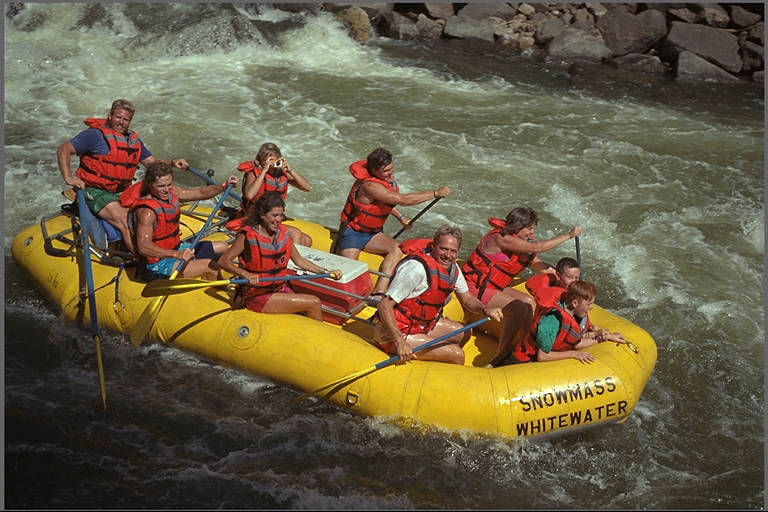
#> input picture Codi_Imatges/image1.png, 768 x 512 px
$ python session1.py
#> lines starting #> are read from the running program, lines starting #| are printed output that depends on the picture
import cv2
import numpy as np
import metrikz

# Leer imagen PNG (BGR por defecto en OpenCV)
source = cv2.imread("image1.png", cv2.IMREAD_COLOR)
#> source is the input picture: shape (512, 768, 3); mean B, G, R 68.6, 94.3, 105.8

# Comprobar que la imagen se ha cargado correctamente
if source is None:
    raise ValueError("No se pudo cargar image1.png")

# Mostrar propiedades equivalentes a PIL
height, width, channels = source.shape
#> height = 512; width = 768; channels = 3
print((width, height), f"{channels} channels", "PNG")
#| (768, 512) 3 channels PNG

# Guardar como JPEG con calidad 1 (0–100)
cv2.imwrite("image1.jpg", source, [int(cv2.IMWRITE_JPEG_QUALITY), 1])

# Leer la imagen JPEG resultante
target = cv2.imread("image1.jpg", cv2.IMREAD_COLOR)
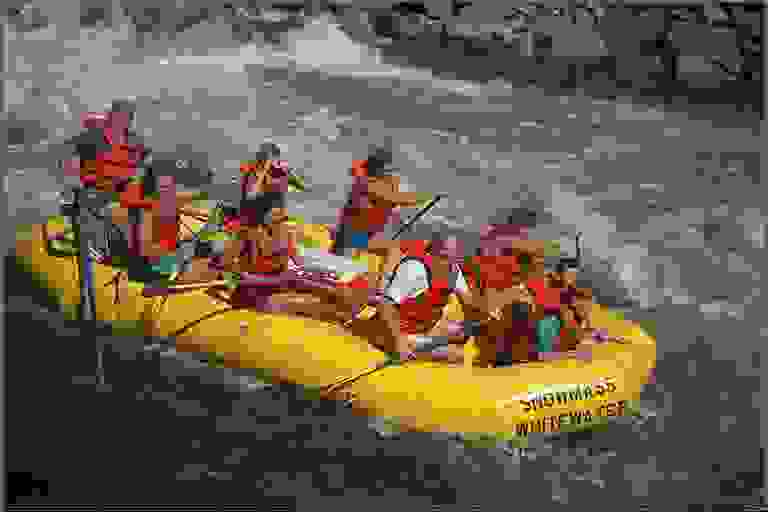
#> target: shape (512, 768, 3); mean B, G, R 77.9, 93.2, 105.7

# Convertir a array NumPy explícitamente para comparar
source = np.asarray(source)
target = np.asarray(target)

# Calcular MSE
print(metrikz.mse(source, target))
#> (this line was passed over: metrikz is not available in this run)

$ run again, with Codi_Imatges/image2.png copied over Codi_Imatges/image1.png
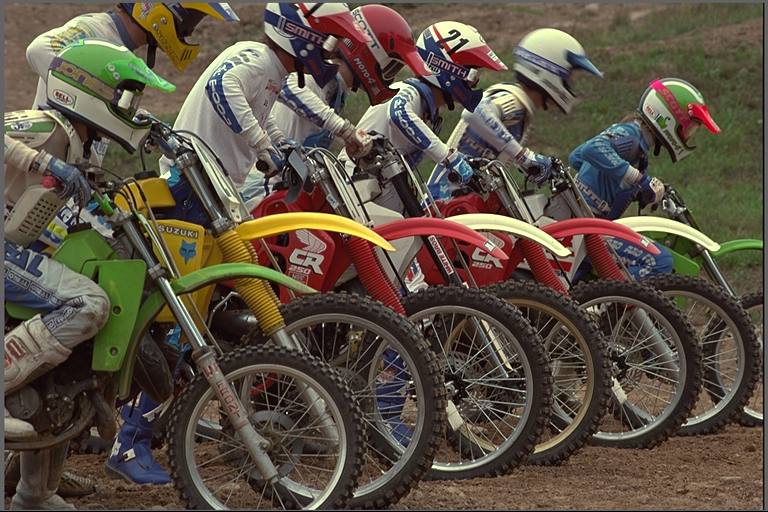
#> input picture Codi_Imatges/image2.png, 768 x 512 px
#> source is the input picture: shape (512, 768, 3); mean B, G, R 67.5, 81, 91.5
#| (768, 512) 3 channels PNG
#> `target = cv2.imread("image1.jpg", cv2.IMREAD_COLOR)`:
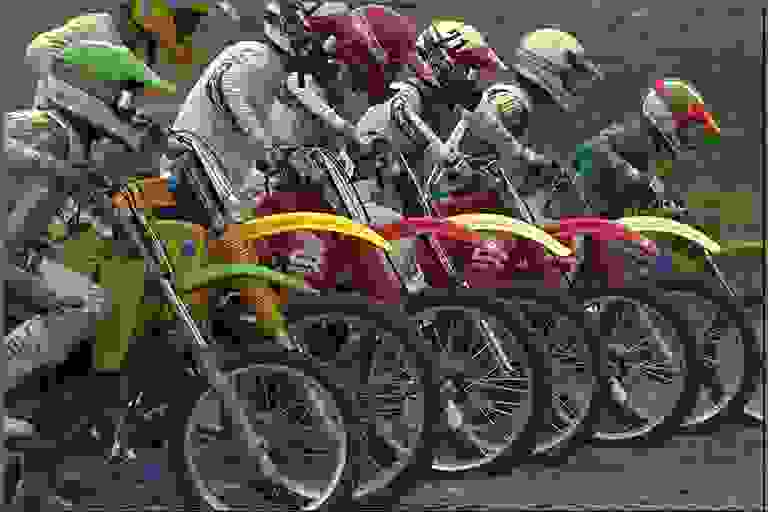
#> target: shape (512, 768, 3); mean B, G, R 76.1, 81.4, 86

$ run again, with Codi_Imatges/image3.png copied over Codi_Imatges/image1.png
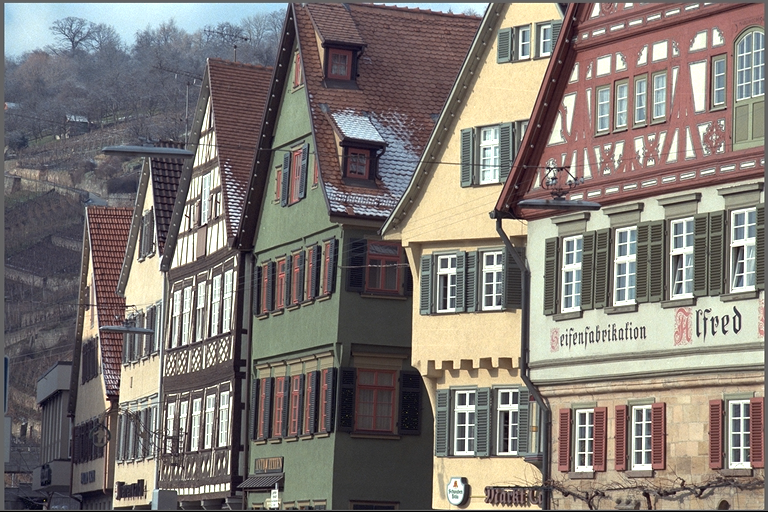
#> input picture Codi_Imatges/image3.png, 768 x 512 px
#> source is the input picture: shape (512, 768, 3); mean B, G, R 116, 121.1, 128
#| (768, 512) 3 channels PNG
#> `target = cv2.imread("image1.jpg", cv2.IMREAD_COLOR)`:
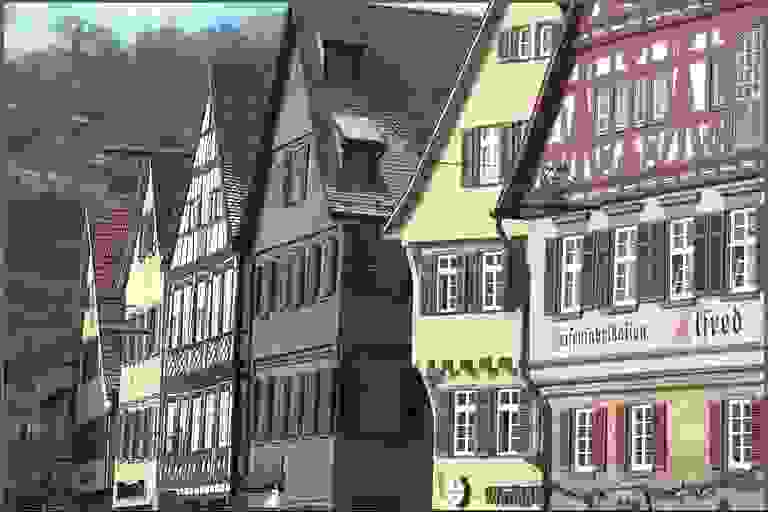
#> target: shape (512, 768, 3); mean B, G, R 118.5, 122.1, 123.8

$ run again, with Codi_Imatges/image4.png copied over Codi_Imatges/image1.png
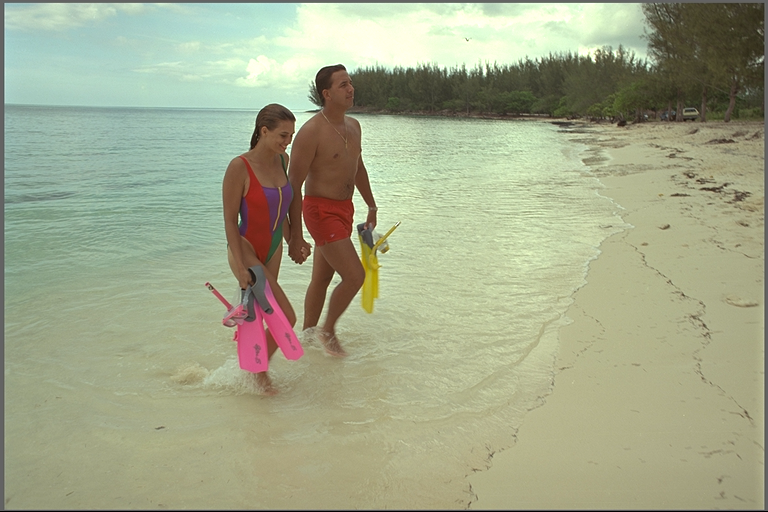
#> input picture Codi_Imatges/image4.png, 768 x 512 px
#> source is the input picture: shape (512, 768, 3); mean B, G, R 137.9, 167, 161.6
#| (768, 512) 3 channels PNG
#> `target = cv2.imread("image1.jpg", cv2.IMREAD_COLOR)`:
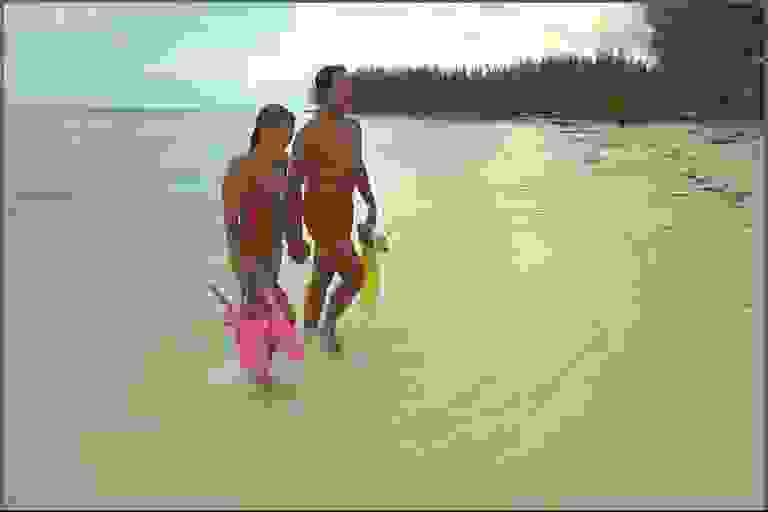
#> target: shape (512, 768, 3); mean B, G, R 134.5, 165.7, 161
